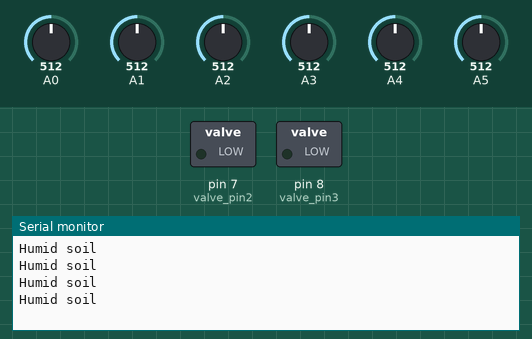
The sketch below on a simulated Arduino Uno, built with avr-gcc and run on an emulated ATmega328P. Shown: switched loads named in the sketch (green lamp = pin HIGH), the last lines printed to the serial monitor. Inputs (shaded band) come from the test bench; at power-on: A0 = 512, A1 = 512, A2 = 512, A3 = 512, A4 = 512, A5 = 512.

Above: at 5.3 s.
5.4 s: A0 set to 882
14.4 s: A0 set to 919
At 19.2 s:
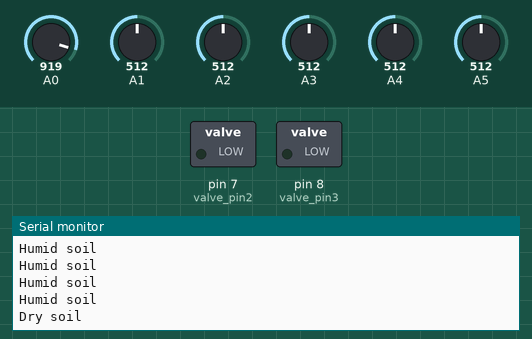
At 20.6 s:
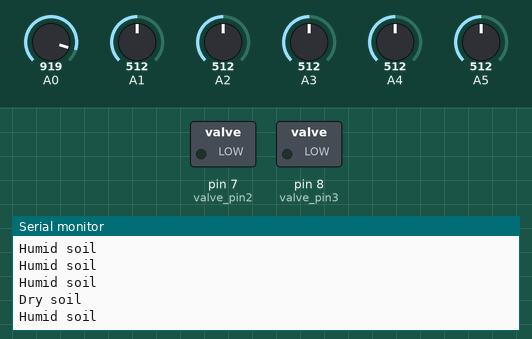

Measured:
- the behaviour switches between 900 and 901 on A0 (found by bisection; images 0 and 1)
- after the input at 14.4 s, the serial monitor: prints a new line after 3.6 s (image 1)

The sketch:

arduino_code1.ino
```cpp
      int valve_pin2 = 7;
      int valve_pin3 = 8;
void setup()
{
     Serial.begin(9600);
     pinMode(valve_pin2, OUTPUT);
     pinMode(valve_pin3, OUTPUT);
}

void loop()
{
      int output[6];
      int h5,h6,h7,h8,h9,h10;
  //valve2
for(int i=4;i<8;)

{
      h5=analogRead(A0);
      {
        if(h5>900)
        {
          Serial.println("Dry soil");
          output[i]=1;
          delay(1500);
        }
        else
        {
           Serial.println("Humid soil");
           output[i]=0;
           delay(1500);
        }
      }
      i++;
      h6=analogRead(A1);
      {
        if(h6>900)
        {
          Serial.println("Dry soil");
          output[i]=1;
          delay(1500);
        }
        else
        {
           Serial.println("Humid soil");
           output[i]=0;
           delay(1500);
        }
      }
      i++;
      h7=analogRead(A2);
      {
        if(h7>900)
        {
          Serial.println("Dry soil");
          output[i]=1;
          delay(1500);
        }
        else
        {
           Serial.println("Humid soil");
           output[i]=0;
           delay(1500);
        }
      }

}
 if((output[4]&&output[5]) ||  (output[5]&&output[6]) || (output[6]&&output[4]))
   {
       digitalWrite(valve_pin2,LOW);
  }

//valve3
for(int i=6;i<10;)
{
      h8=analogRead(A3);
      {
        if(h8>900)
        {
          Serial.println("Dry soil");
          output[i]=1;
          delay(1500);
        }
        else
        {
           Serial.println("Humid soil");
           output[i]=0;
           delay(1500);
        }
      }
      i++;
      h9=analogRead(A4);
      {
        if(h9>900)
        {
          Serial.println("Dry soil");
          output[i]=1;
          delay(1500);
        }
        else
        {
           Serial.println("Humid soil");
           output[i]=0;
           delay(1500);
        }
      }
      i++;
      h10=analogRead(A5);
      {
        if(h10>900)
        {
          Serial.println("Dry soil");
          output[i]=1;
          delay(1500);
        }
        else
        {
           Serial.println("Humid soil");
           output[i]=0;
           delay(1500);
        }
      }
}
if((output[7]&&output[8]) ||  (output[8]&&output[9]) || (output[9]&&output[7]))
        {
       digitalWrite(valve_pin3,LOW);
        }


}
```
